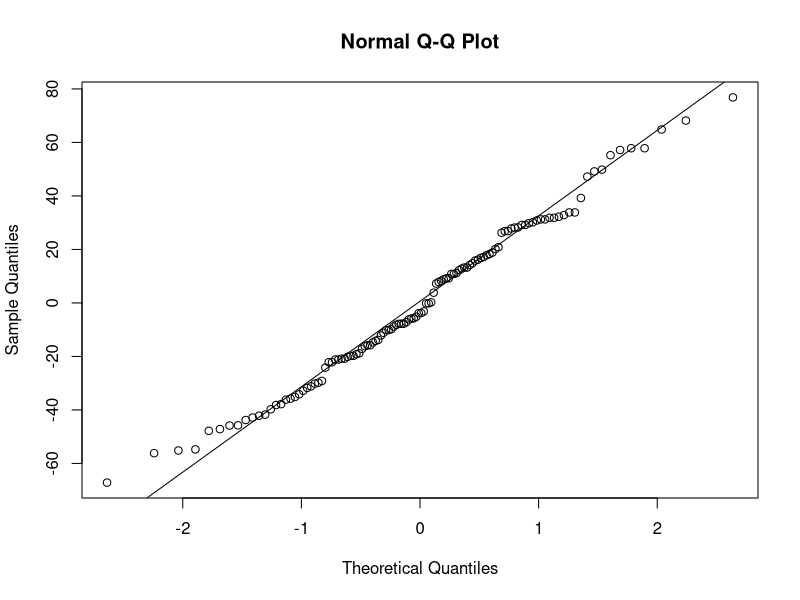
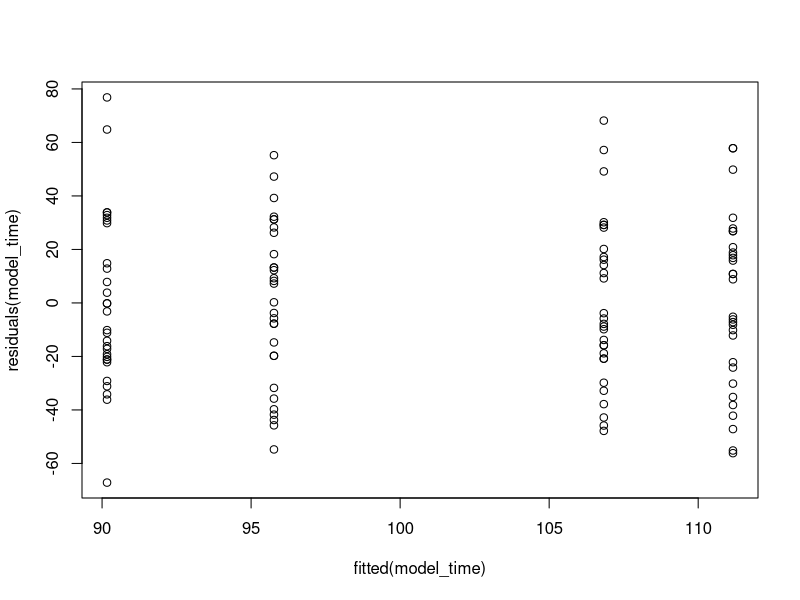
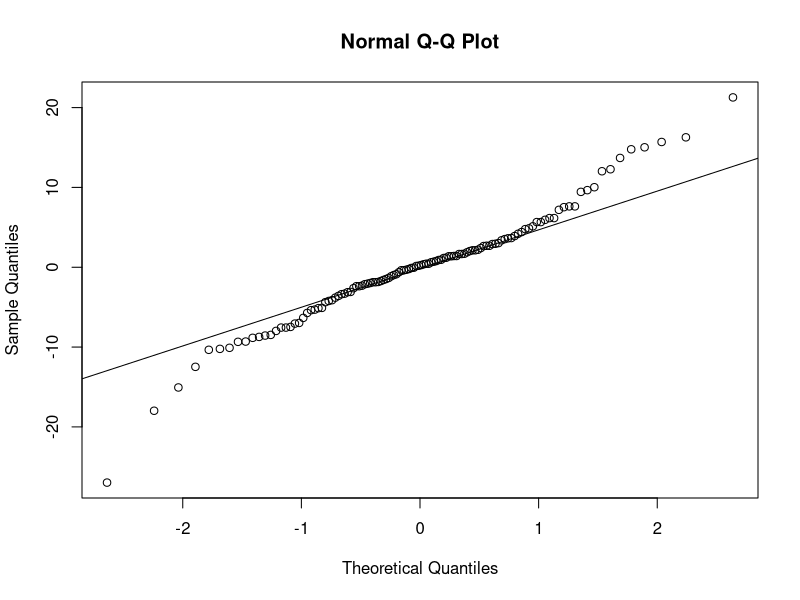
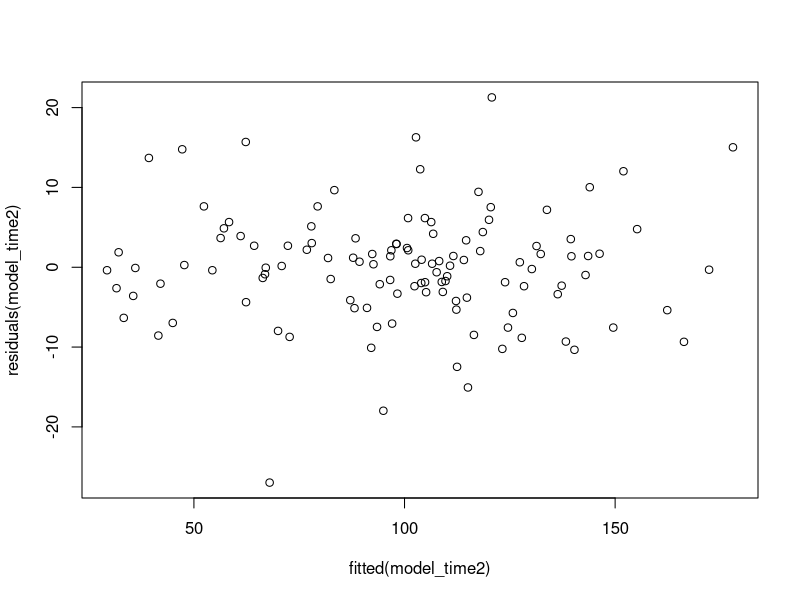
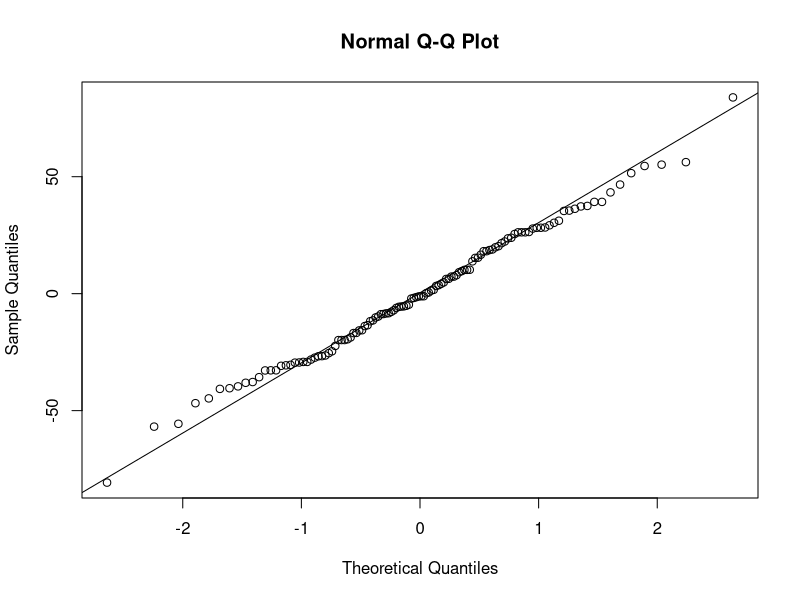
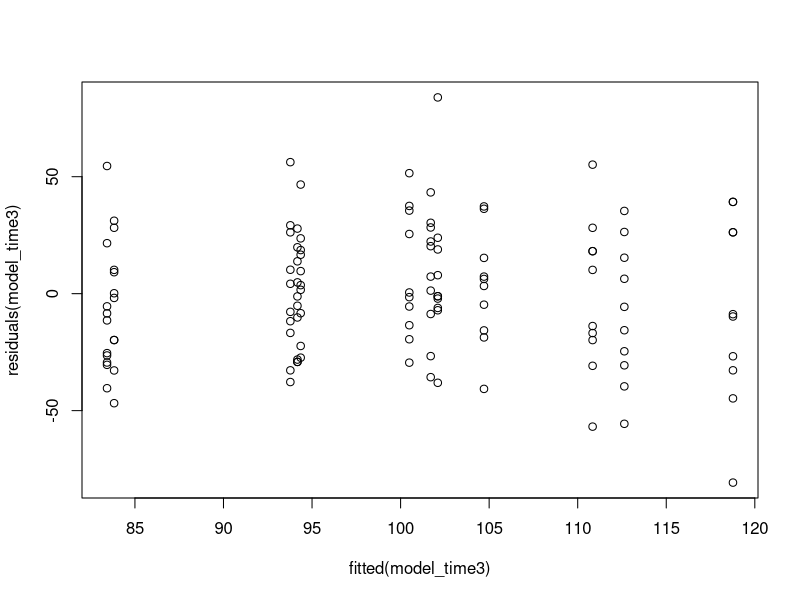
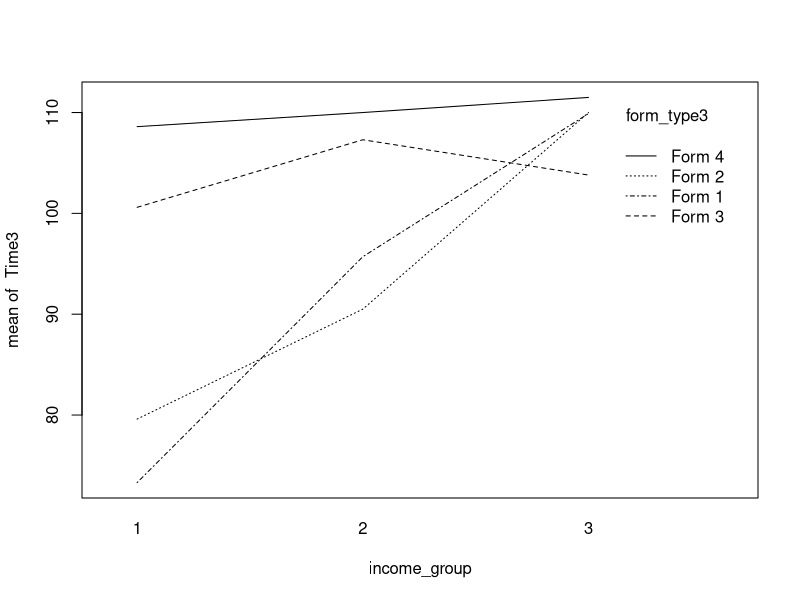
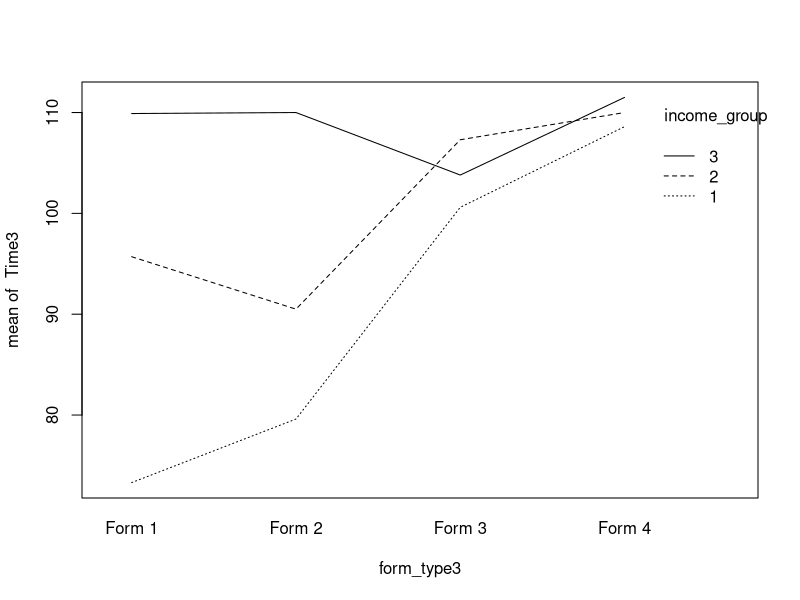

Write R code to recreate these figures, in order.
## ---- chunk 1
knitr::opts_chunk$set(echo = TRUE)
library(readr)
library(tidyr)
library(tidyverse)
library(ggpubr)
library(rstatix)
## ---- chunk 2
#Read in the file
time <- read_csv("IRS 1.csv")

# Test the normality: residuals and fitted value
time_stacked <- stack(time)
names(time_stacked) <- c("Time", "Form")

Time <- time_stacked$Time
Form <- time_stacked$Form

model_time <- lm(Time ~ Form)
resids_time <- residuals(model_time)
preds_time <- predict(model_time)

# Test the normality formally: Shapiro-Wilk Test
shapiro.test(resids_time)

# Test the normality informally: Draw QQ plot
qqnorm(resids_time)
qqline(resids_time)
## ---- chunk 3
# Equal variance check
bartlett.test(Time ~ Form)

# Residuals versus Fits plot
plot(fitted(model_time), residuals(model_time))
## ---- chunk 4
# One way ANOVA
ANOVA_time <- aov(Time ~ Form)
summary(ANOVA_time)
## ---- chunk 5
#Tukey's test
TukeyHSD(ANOVA_time)
## ---- chunk 6
# Read in the file
time2 <- read_csv("IRS 2.csv")

time2_stacked <- gather(time2, key="Form Type", value="Time", 2:5)

# Test the normality: residuals and fitted value
Time2 <- time2_stacked$Time
form_type <- factor(time2_stacked$`Form Type`)
taxpayer <- factor(time2_stacked$`Taxpayer`)

# Calculate the residuals and the fitted values
model_time2 <- lm(Time2 ~ form_type + taxpayer)
resids_time2 <- residuals(model_time2)

# Test the normality formally: Shapiro Wilk Test
shapiro.test(resids_time2)

# Test the normality informally: QQ plot
qqnorm(resids_time2)
qqline(resids_time2)
## ---- chunk 7
# Run Levene's test(not normal) for equal variances
car::leveneTest(Time2 ~ taxpayer)
car::leveneTest(Time2 ~ form_type)

# Residuals versus Fits plot
plot(fitted(model_time2), residuals(model_time2))
## ---- chunk 8
# One way ANOVA
ANOVA_time2 <- aov(Time2 ~ form_type + taxpayer)
summary(ANOVA_time2)
## ---- chunk 9
# Tukey's test
TukeyHSD(ANOVA_time2, which = 'form_type', ordered = TRUE)
## ---- chunk 10
# Read in the file
time3 <- read_csv("IRS 3.csv")
## ---- chunk 11
# Stack the data
time3_stacked <- gather(time3, key="Form Type", value="Time", 2:5)

# Test the normality: residuals and fitted value
Time3 <- time3_stacked$Time
form_type3 <- factor(time3_stacked$`Form Type`)
income_group <- factor(time3_stacked$Group)

# Calculate the residuals and the fitted values
model_time3 <- lm(Time3 ~ form_type3 + income_group)
resids_time3 <- residuals(model_time3)

# Test the normality formally: Shapiro Wilk Test
shapiro.test(resids_time3)

# Test the normality informally: QQ plot
qqnorm(resids_time3)
qqline(resids_time3)

# Run Levene's test for equal variances
car::leveneTest(Time3 ~ income_group)
car::leveneTest(Time3 ~ form_type3)

# Constant Variance Test: Residuals versus Fits
plot(fitted(model_time3), residuals(model_time3))

# Run two way ANOVA
ANOVA_time3 <- aov(Time3 ~ income_group + form_type3 + income_group*form_type3)
summary(ANOVA_time3)

# Draw Interaction plot
interaction.plot(income_group, form_type3, Time3) 
interaction.plot(form_type3, income_group, Time3) 
## ---- chunk 12
detergent <- read_csv("Detergents.csv")
## ---- chunk 13
# Stack the data
clean_stacked <- gather(detergent, key="Detergent Brand", value="Clean Score", 2:6)
clean_stacked$`Detergent Brand` <- replace(clean_stacked$`Detergent Brand`, clean_stacked$`Detergent Brand`=="Detergent1", "1")
clean_stacked$`Detergent Brand` <- replace(clean_stacked$`Detergent Brand`, clean_stacked$`Detergent Brand`=="Detergent2", "2")
clean_stacked$`Detergent Brand` <- replace(clean_stacked$`Detergent Brand`, clean_stacked$`Detergent Brand`=="Detergent3", "3")
clean_stacked$`Detergent Brand` <- replace(clean_stacked$`Detergent Brand`, clean_stacked$`Detergent Brand`=="Detergent4", "4")
clean_stacked$`Detergent Brand` <- replace(clean_stacked$`Detergent Brand`, clean_stacked$`Detergent Brand`=="Detergent5", "5")

# Test the normality: residuals and fitted value
Clean_score <- clean_stacked$`Clean Score`
Water_Temp <- factor(clean_stacked$Temperature)
Detergent_brand <- factor(clean_stacked$`Detergent Brand`)

# Calculate the residuals and the fitted values
model_clean <- lm(Clean_score ~ Water_Temp + Detergent_brand)
resids_clean <- residuals(model_clean)

# Test the normality formally: Shapiro Wilk Test
shapiro.test(resids_clean)

# Test the normality informally: QQ plot
qqnorm(resids_clean)
qqline(resids_clean)

# Run Bartlett's test for equal variances
bartlett.test(Clean_score ~ Water_Temp)
bartlett.test(Clean_score ~ Detergent_brand)

# Constant Variance Test: Residuals versus Fits
plot(fitted(model_clean), residuals(model_clean))

# Run Welch's ANOVA
oneway.test(Clean_score ~ Water_Temp, var.equal = FALSE)
oneway.test(Clean_score ~ Detergent_brand, var.equal = FALSE)
oneway.test(Clean_score ~ Water_Temp*Detergent_brand, var.equal = FALSE)

# Draw Interaction plot
interaction.plot(Water_Temp, Detergent_brand, Clean_score) 
interaction.plot(Detergent_brand, Water_Temp, Clean_score) 
